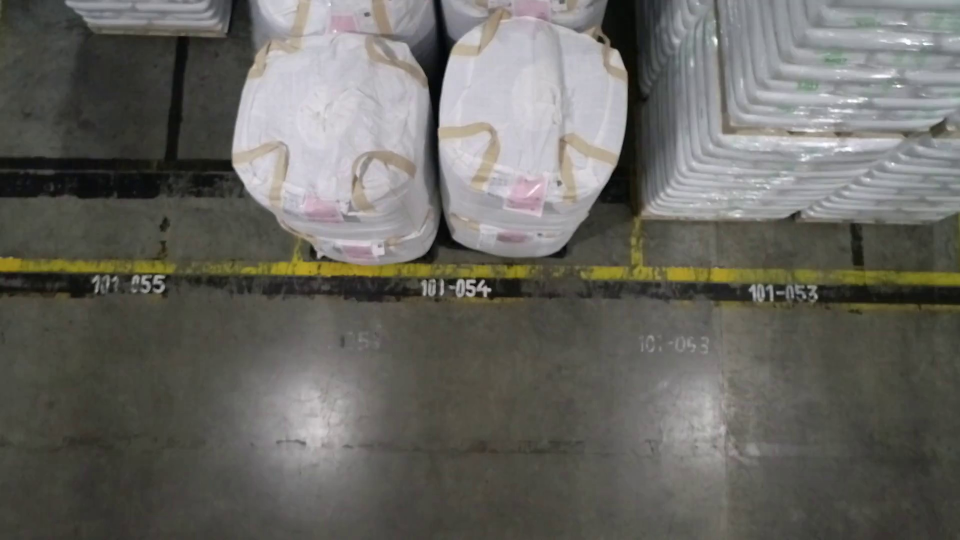
#> input picture drone_frames/frame_000.jpg, 1920 x 1080 px (shown at 1/2 size)
$ python -i random_test.py   (imports and definitions only)
#> lines starting #> are read from the running program, lines starting #| are printed output that depends on the picture
import cv2
import os
import numpy as np
import glob

# --------- USER SETTINGS ----------
video_path = 'DJI_0025_Trim_face2.mp4'  # <-- Place your drone video file here
output_frames_dir = 'drone_frames'
frame_interval = 60   # Extract every Nth frame, adjust depending on drone speed
min_required_matches = 8  # Require more matches for higher stitching reliability
resize_output = (1280, 720)  # Final panorama display size
# -----------------------------------

# [4 lines not run here, left out]
frame_count = 0
saved_count = 0
# [1 line that did not run here, left out]

# [17 lines not run here, left out]

# 2. Load Frames
image_paths = sorted(glob.glob(f"{output_frames_dir}/*.jpg"))
# [3 lines not run here, left out]

def create_image_list(image_paths):
    return [cv2.imread(image) for image in image_paths]
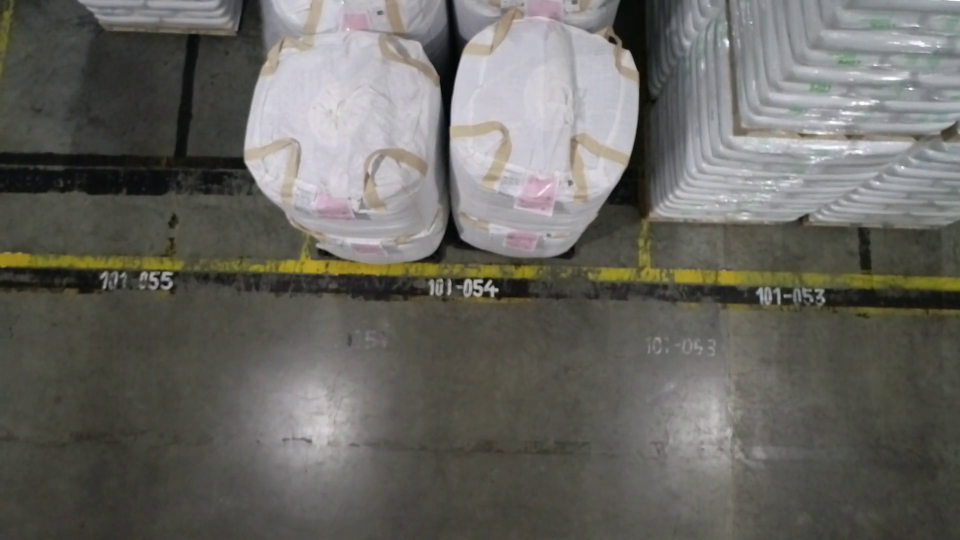
#> input picture drone_frames/frame_001.jpg, 1920 x 1080 px (shown at 1/2 size)
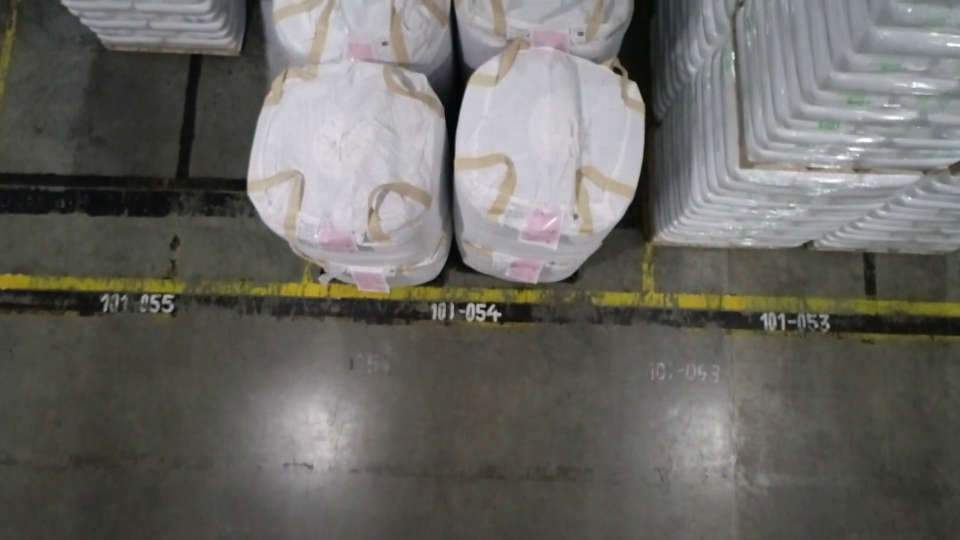
#> input picture drone_frames/frame_002.jpg, 1920 x 1080 px (shown at 1/2 size)

images = create_image_list(image_paths)
#> images = 3 items

# 3. ASIFT Functions
def affine_warp(img, tilt, rotation):
    h, w = img.shape[:2]
    center = (w // 2, h // 2)
    M_tilt = np.array([[1, 0, 0], [0, 1 / tilt, 0]], dtype=np.float32)
    img_tilt = cv2.warpAffine(img, M_tilt, (w, h))
    M_rotate = cv2.getRotationMatrix2D(center, rotation, 1.0)
    img_affine = cv2.warpAffine(img_tilt, M_rotate, (w, h))
    return img_affine

def detect_asift_features(img, tilt_list=[1, 1.5, 2.0], rot_list=[0, 45, 90, 135, 180]):
    sift = cv2.SIFT_create()
    keypoints, descriptors = [], []
    for tilt in tilt_list:
        for rot in rot_list:
            warped = affine_warp(img, tilt, rot)
            kp, des = sift.detectAndCompute(warped, None)
            if kp and des is not None:
                for k in kp:
                    k.pt = (k.pt[0], k.pt[1] * tilt)
                keypoints.extend(kp)
                descriptors.append(des)
    return keypoints, np.vstack(descriptors) if descriptors else None

def trim(frame):
    mask = np.any(frame > 0, axis=2) if len(frame.shape) == 3 else frame > 0
    coords = np.argwhere(mask)
    if coords.size == 0: return frame
    y0, x0 = coords.min(axis=0)
    y1, x1 = coords.max(axis=0) + 1
    return frame[y0:y1, x0:x1]

def stitch_asift(img1, img2):
    kp1, des1 = detect_asift_features(img1)
    kp2, des2 = detect_asift_features(img2)
    if des1 is None or des2 is None:
        print("No descriptors found in one of the images. Skipping.")
        return img1

    matcher = cv2.BFMatcher()
    matches = matcher.knnMatch(des1, des2, k=2)
    good = [m for m, n in matches if m.distance < 0.75 * n.distance]

    if len(good) > min_required_matches:
        src_pts = np.float32([kp1[m.queryIdx].pt for m in good]).reshape(-1, 1, 2)
        dst_pts = np.float32([kp2[m.trainIdx].pt for m in good]).reshape(-1, 1, 2)
        M, _ = cv2.findHomography(dst_pts, src_pts, cv2.RANSAC, 5.0)
        h1, w1 = img1.shape[:2]
        h2, w2 = img2.shape[:2]
        corners_img2 = np.float32([[0,0], [0,h2], [w2,h2], [w2,0]]).reshape(-1,1,2)
        transformed_corners = cv2.perspectiveTransform(corners_img2, M)
        corners_img1 = np.float32([[0,0], [0,h1], [w1,h1], [w1,0]]).reshape(-1,1,2)
        all_corners = np.concatenate((transformed_corners, corners_img1), axis=0)
        [xmin, ymin] = np.int32(all_corners.min(axis=0).ravel() - 0.5)
        [xmax, ymax] = np.int32(all_corners.max(axis=0).ravel() + 0.5)
        translation_dist = [-xmin, -ymin]
        H_translation = np.array([[1, 0, translation_dist[0]],
                                  [0, 1, translation_dist[1]],
                                  [0, 0, 1]])
        result = cv2.warpPerspective(img2, H_translation @ M, (xmax - xmin, ymax - ymin))
        result[translation_dist[1]:h1 + translation_dist[1], translation_dist[0]:w1 + translation_dist[0]] = img1
        return trim(result)
    else:
        print(f"Not enough good matches: {len(good)}. Skipping.")
        return img1

# 4. Build Panorama
# [1 line not run here, left out]
panorama = images[0]
#> panorama is the input picture: shape (1080, 1920, 3); mean B, G, R 98, 103.3, 104.3

# [7 lines not run here, left out]

# 5. Final Output
panorama_resized = cv2.resize(panorama, resize_output)
# [6 lines not run here, left out]

>>> import cv2
>>> picture = cv2.imread('boxes_drawn.jpg')
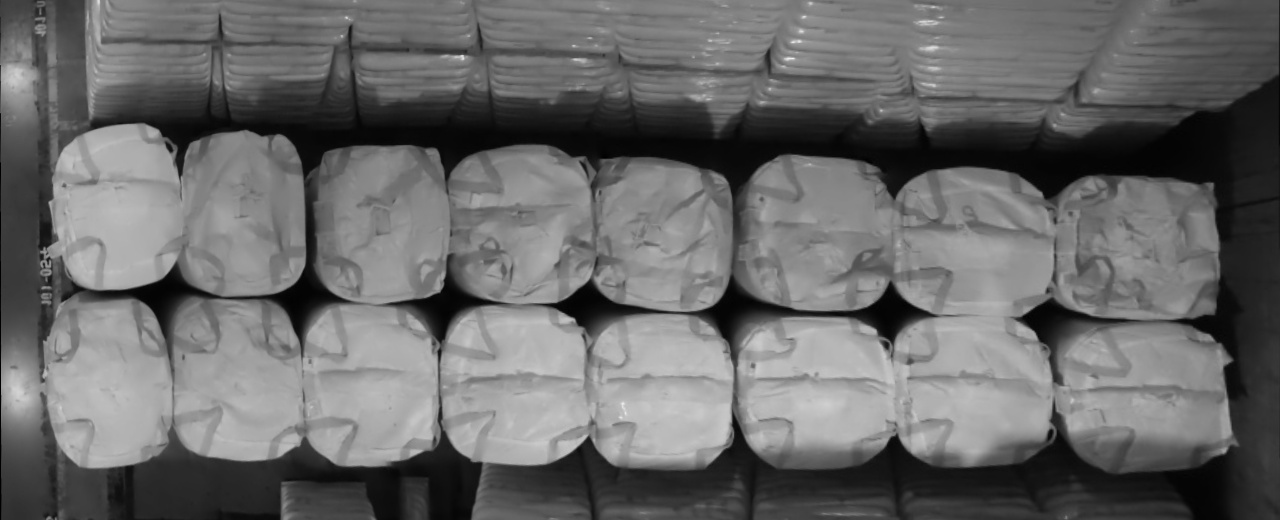
#> input picture boxes_drawn.jpg, 1280 x 520 px
#> picture is the input picture: shape (520, 1280, 3); min 0, max 245, mean 105.2
>>> result = detect_asift_features(picture)
#> the loop in detect_asift_features, `for tilt in tilt_list:` made 3 passes
#> pass 1, in affine_warp (call 3), `img_affine = cv2.warpAffine(img_tilt, M_rotate, (w, h))`:
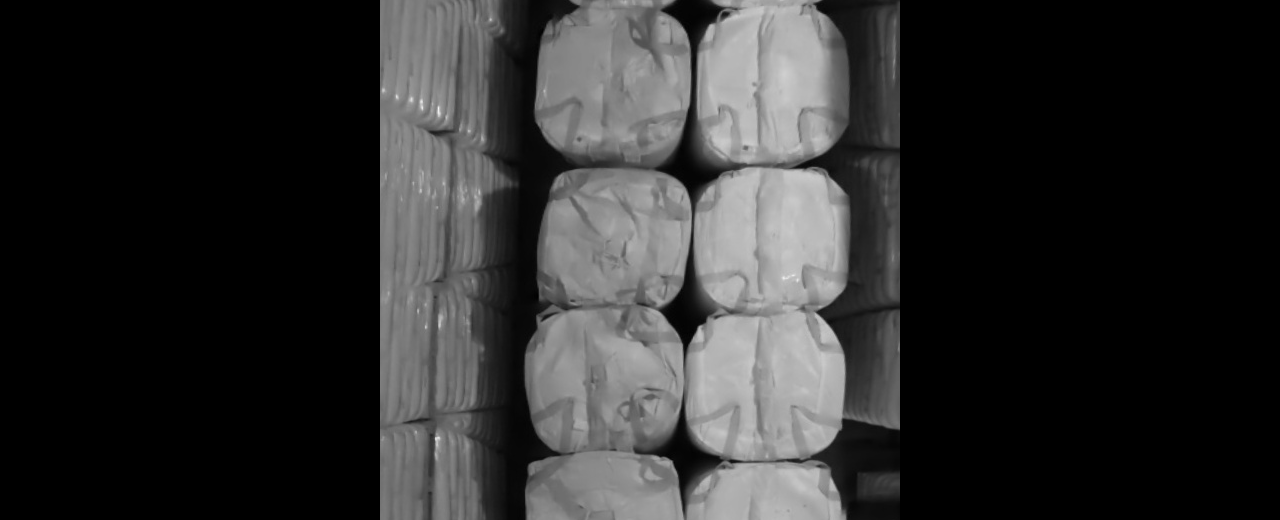
#> img_affine: shape (520, 1280, 3); min 0, max 245, mean 45.2
#> pass 1, in affine_warp (call 4), `img_affine = cv2.warpAffine(img_tilt, M_rotate, (w, h))`:
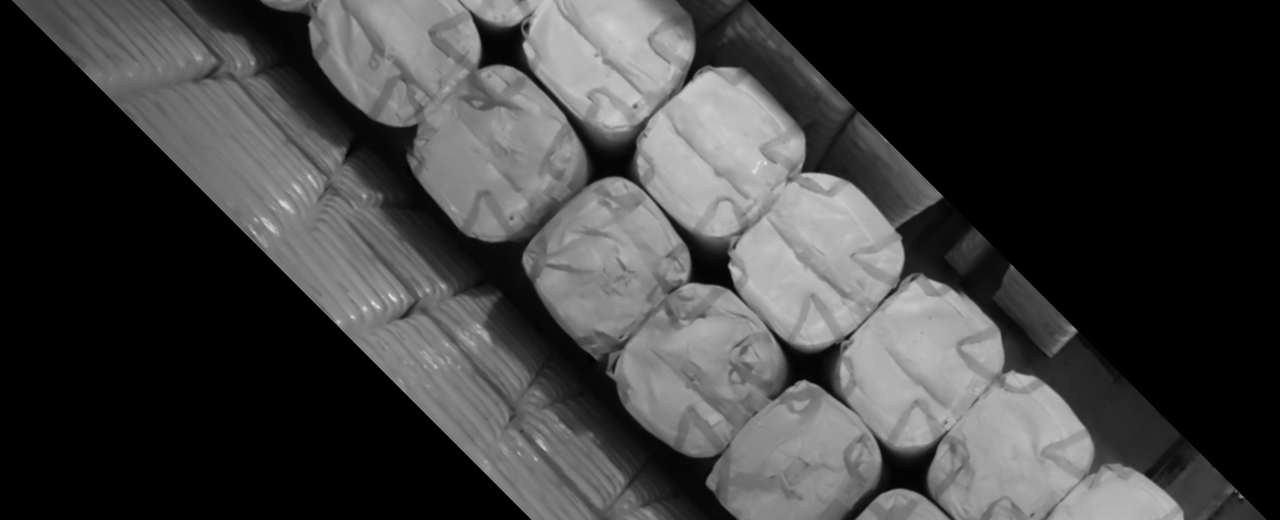
#> img_affine: shape (520, 1280, 3); min 0, max 231, mean 63.6
#> pass 1, in affine_warp (call 5), `img_affine = cv2.warpAffine(img_tilt, M_rotate, (w, h))`:
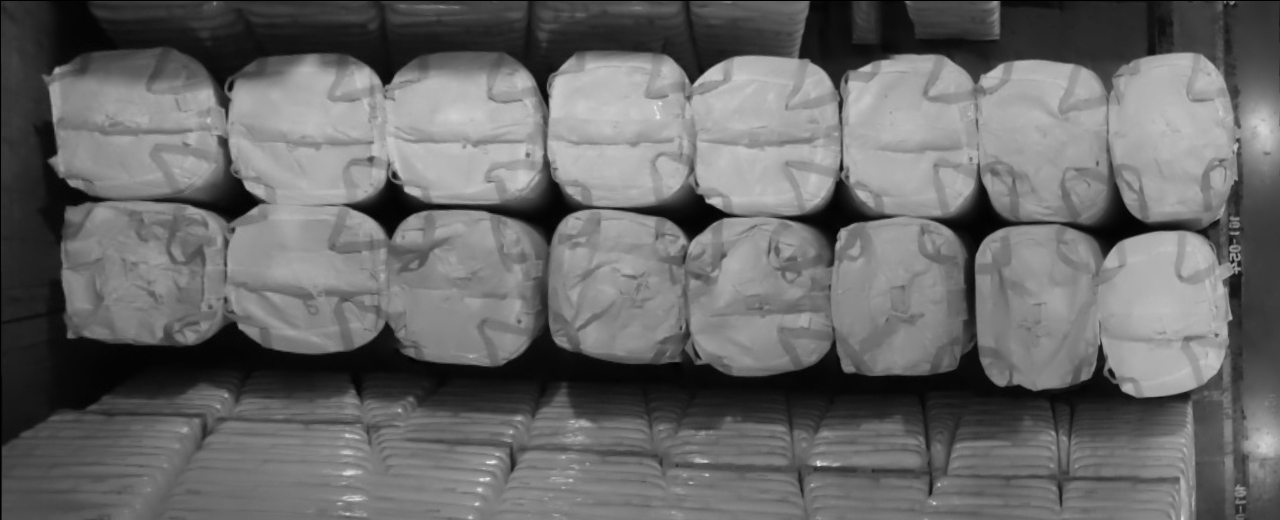
#> img_affine: shape (520, 1280, 3); min 0, max 245, mean 105
#> after the loop in detect_asift_features, `for tilt in tilt_list:`:
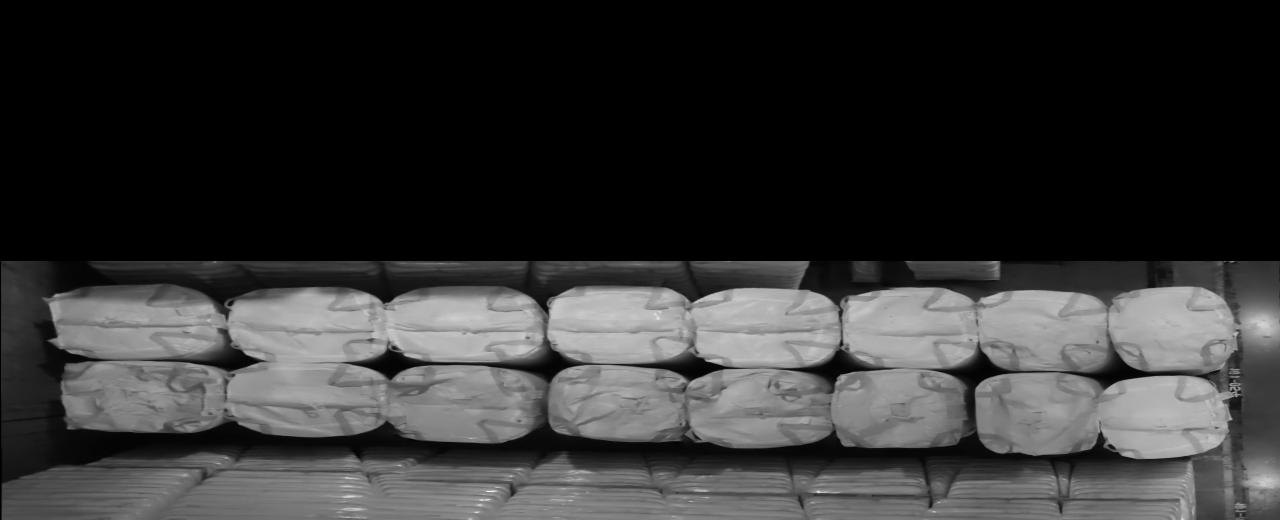
#> warped: shape (520, 1280, 3); min 0, max 245, mean 52.4
#> after the loop in detect_asift_features, `for tilt in tilt_list:`: descriptors = 15 items; keypoints = 11250 keypoints; strongest (x, y, size): (503, 45, 30.2), (855, 123, 30.6), (391, 205, 30.6), (889, 315, 30.4)
